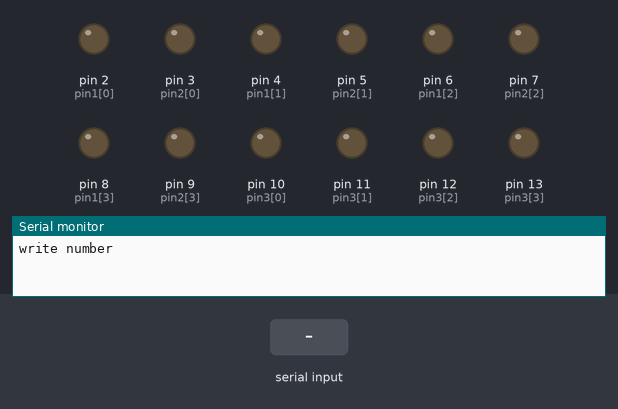
Bench run of a sketch on a simulated Arduino Uno, built with avr-gcc and run on an emulated ATmega328P. Parts: output pins drawn as LEDs (lit = HIGH), the last lines printed to the serial monitor. Inputs (shaded band) come from the test bench.

Above: at 1.2 s.
1.3 s: "90,45\n" received over Serial
At 2.1 s:
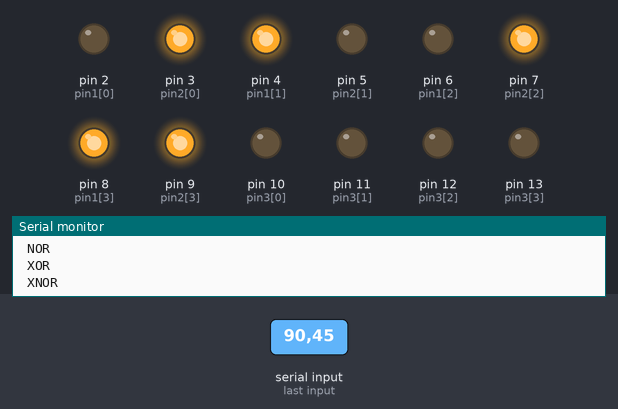
2.8 s: "AND\n" received over Serial
At 4.0 s:
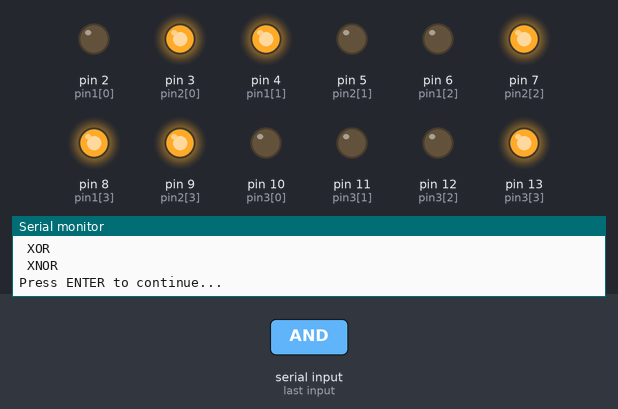
4.3 s: "30,150\n" received over Serial
At 5.5 s:
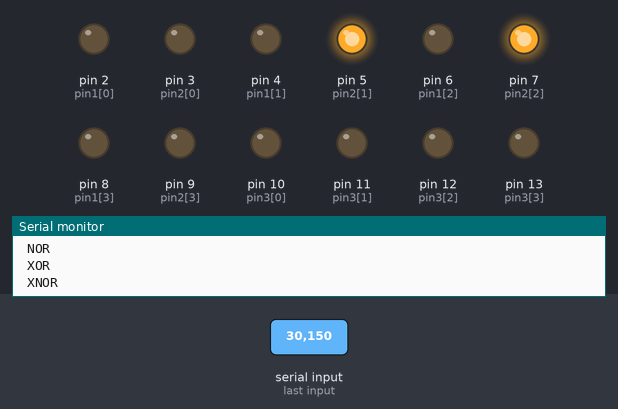
5.8 s: "0\n" received over Serial
At 6.6 s:
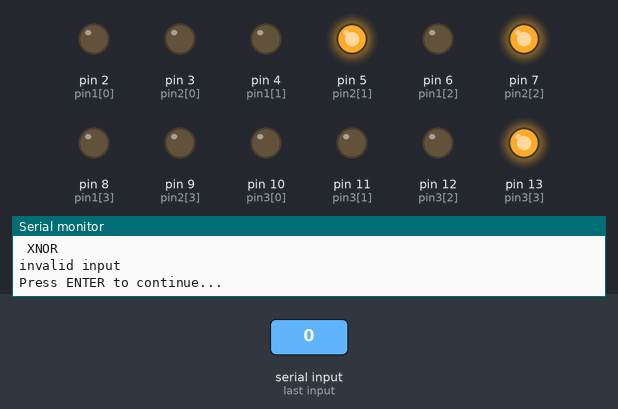
7.3 s: "1,90\n" received over Serial
At 7.9 s:
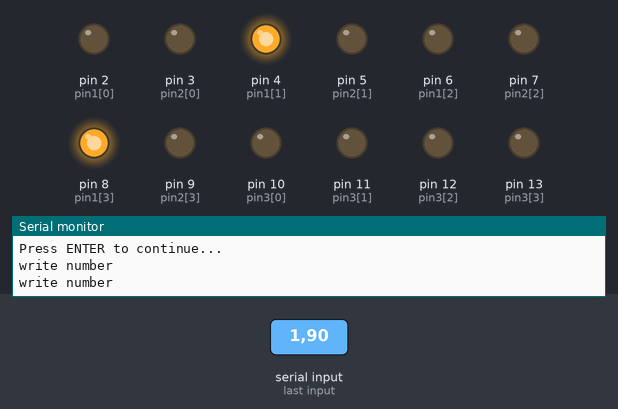
8.8 s: "1\n" received over Serial
At 10.1 s:
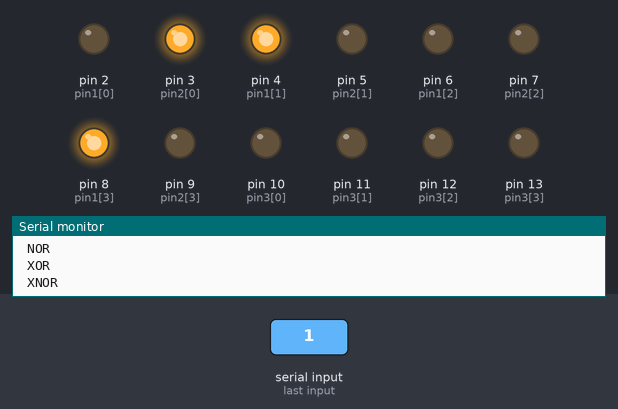
Timing chart, 0 to 11.3 s (numbered marks = the images above; inputs shaded):
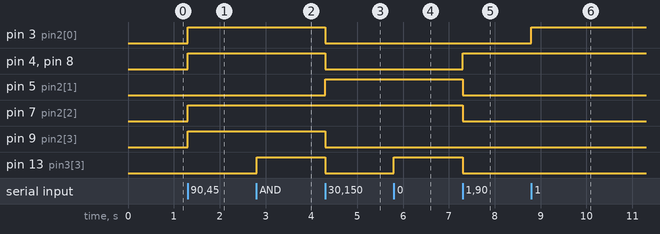

Measured:
- after the input at 1.3 s, pin 3 (pin2[0]), pin 4 (pin1[1]), pin 7 (pin2[2]), pin 8 (pin1[3]), pin 9 (pin2[3]): LOW → HIGH at once
- after the input at 2.8 s, pin 13 (pin3[3]): LOW → HIGH at once
- after the input at 4.3 s, pin 3 (pin2[0]), pin 4 (pin1[1]), pin 8 (pin1[3]), pin 9 (pin2[3]), pin 13 (pin3[3]): HIGH → LOW at once; pin 5 (pin2[1]): LOW → HIGH at once
- after the input at 5.8 s, pin 13 (pin3[3]): LOW → HIGH at once
- after the input at 7.3 s, pin 4 (pin1[1]), pin 8 (pin1[3]): LOW → HIGH at once; pin 5 (pin2[1]), pin 7 (pin2[2]), pin 13 (pin3[3]): HIGH → LOW at once
- after the input at 8.8 s, pin 3 (pin2[0]): LOW → HIGH at once

The sketch:

logic_gates.ino
```cpp
int num1; // First input number
int num2; // Second input number
int bin1[4]; // Binary representation of num1
int bin2[4]; // Binary representation of num2
int res[4]; // Resultant binary array after bitwise operation
int pin1[4]={2,4,6,8}; // Output pins for first number (num1)
int pin2[4]={3,5,7,9}; // Output pins for second number (num2)
int pin3[4]={10,11,12,13}; // Output pins for result
String ops; // String to hold the chosen bitwise operation

// Converts a decimal number to 4-bit binary and stores in bin[]
void convbin(int num,int bin[]){
  for(int i=3;i>=0;i--){
    bin[i]=num%2;
    num/=2;
  }
}

// Performs bitwise OR operation between bin1 and bin2 and stores result in res[]
void bit_OR(int bin1[],int bin2[], int res[]){
  int j;
  for(int i=0;i<4;i++){
    if((bin1[i]==0 && bin2[i]==0)){j=0;}
    else{j=1;}
    res[i]=j;
  }
}

// Performs bitwise AND operation between bin1 and bin2 and stores result in res[]
void bit_AND(int bin1[],int bin2[], int res[]){
  int j;
  for(int i=0;i<4;i++){
    if(bin1[i]==1 && bin2[i]==1){j=1;}
    else{j=0;}
    res[i]=j;
  }
}

// Performs bitwise NOT operation on bin1 and stores result in res[]
void bit_NOT(int bin1[], int res[]){
  int j;
  for(int i=0;i<4;i++){
    if(bin1[i]==1){j=0;}
    else{j=1;}
    res[i]=j;
  }
}

// Performs bitwise NOR operation: OR followed by NOT
void bit_NOR(int bin1[],int bin2[], int res[]){
  bit_OR(bin1,bin2,res);
  bit_NOT(res,res);
}

// Performs bitwise NAND operation: AND followed by NOT
void bit_NAND(int bin1[],int bin2[], int res[]){
  bit_AND(bin1,bin2,res);
  bit_NOT(res, res);
}

// Performs bitwise XOR operation using OR, NAND and AND
void bit_XOR(int bin1[],int bin2[], int res[]){
  int res1[4];
  bit_OR(bin1,bin2,res1);
  int res2[4];
  bit_NAND(bin1,bin2,res2);
  bit_AND(res1,res2,res);
}

// Performs bitwise XNOR operation: XOR followed by NOT
void bit_XNOR(int bin1[],int bin2[], int res[]){
  bit_XOR(bin1,bin2,res);
  bit_NOT(res,res);
}

// Sets digital output pins based on binary array
void lightpin(int pin[],int bin[]){
  for(int i=0;i<4;i++){
    digitalWrite(pin[i],bin[3-i]); // going from left to right
  }
}

// Turns off all LEDs on all pin groups
void clearPins() {
  for (int i = 0; i < 4; i++) {
    digitalWrite(pin1[i],0);
    digitalWrite(pin2[i],0);
    digitalWrite(pin3[i],0);
  }
}

// Setup function runs once at the beginning
void setup(){
 for(int i=0;i<4;i++){
  pinMode(pin1[i],OUTPUT);
  pinMode(pin2[i],OUTPUT);
  pinMode(pin3[i],OUTPUT);
 }
 Serial.begin(9600); // Start serial communication
 }

// Main loop function runs repeatedly
void loop(){
  Serial.println("write number");
  while(Serial.available()==0){} // Wait for user input
  num1=Serial.parseInt(); // Read first number
  while(Serial.available()){Serial.read();} // Clear input buffer
  convbin(num1,bin1); // Convert to binary
  lightpin(pin1,bin1); // Show binary on pin1 LEDs

  Serial.println("write number");
  while(Serial.available()==0){} // Wait for second input
  num2=Serial.parseInt(); // Read second number
  while(Serial.available()){Serial.read();} // Clear input buffer
  convbin(num2,bin2); // Convert to binary
  lightpin(pin2,bin2); // Show binary on pin2 LEDs

  Serial.println("Write the operation out of \n AND \n OR \n NAND \n NOR \n XOR \n XNOR");
  while(Serial.available()==0){} // Wait for operation input
  ops = Serial.readStringUntil('\n'); // Read operation
  ops.trim();         // Remove trailing newline or spaces
  ops.toUpperCase();  // Convert to uppercase to simplify comparison

  // Perform selected bitwise operation
  if(ops=="AND"){bit_AND(bin1,bin2,res);}
  else if(ops=="OR"){bit_OR(bin1,bin2,res);}
  else if(ops=="NAND"){bit_NAND(bin1,bin2,res);}
  else if(ops=="NOR"){bit_NOR(bin1,bin2,res);}
  else if(ops=="XOR"){bit_XOR(bin1,bin2,res);}
  else if(ops=="XNOR"){bit_XNOR(bin1,bin2,res);}
  else{Serial.println("invalid input");} // If operation not recognized

  lightpin(pin3,res); // Show result on pin3 LEDs

  Serial.println("Press ENTER to continue...");
  while (Serial.available() == 0) {} // Wait for user to press Enter
  while (Serial.available()) { Serial.read();clearPins(); } // Clear inputs and turn off LEDs

;}
```
